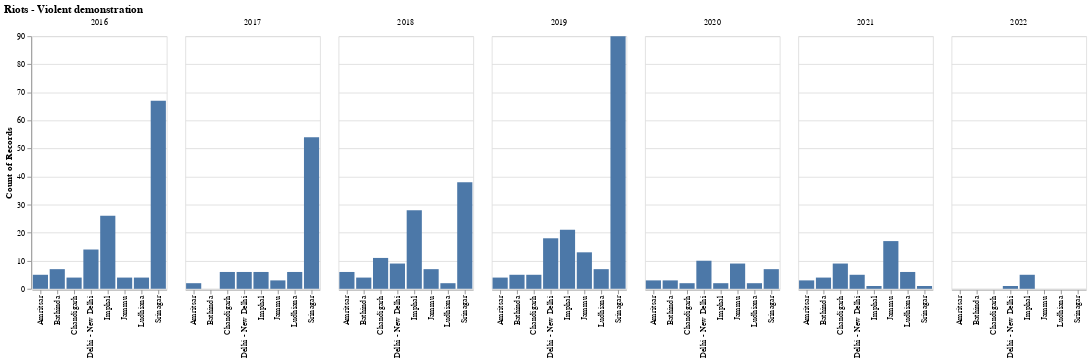

Notebook code for this chart:
### Code cell
plot_cities_all

### Figure 1 — Vega-Lite specification as saved in the notebook (floating-point values rounded to 4 significant figures; data arrays with more than 128 entries replaced by an {"elided": "..."} marker saying what was removed)
{"data": {"values": {"elided": "572 records"}}, "encoding": {"column": {"field": "column", "title": null, "type": "quantitative"}, "x": {"field": "x", "title": null, "type": "nominal"}, "y": {"aggregate": "count", "type": "quantitative"}}, "mark": "bar", "title": "Riots - Violent demonstration"}
